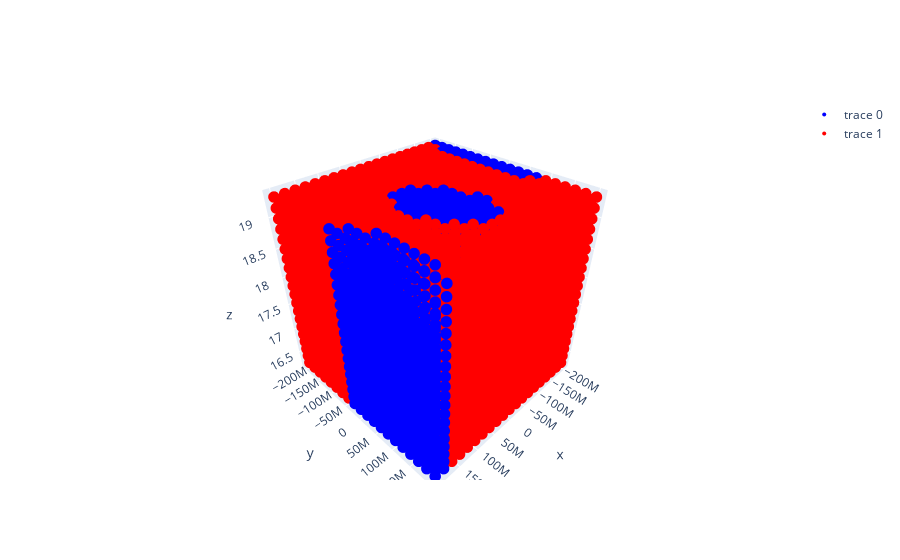

Source (notebook cell):
### Code cell
# plot results
import plotly.graph_objects as go
import plotly.offline as pyo
pyo.init_notebook_mode(connected=True)


fig = go.FigureWidget()
fig.add_scatter3d(x=grid[:, 1][clean], y=grid[:, 2][clean], z=grid[:, 0][clean], mode='markers', marker={'color': 'blue'})
fig.add_scatter3d(x=grid[:, 1][defect], y=grid[:, 2][defect], z=grid[:, 0][defect], mode='markers', marker={'color': 'red'})

fig.update_traces(marker=dict(
    size=4,
    line=dict(
        width=0,
        color='DarkSlateGrey')),
        selector=dict(mode='markers')
)


fig.show()

### Figure 1 — Plotly figure (JSON) as saved in the notebook; plotly's stock layout.template omitted (floating-point values rounded to 4 significant figures; data arrays with more than 128 entries replaced by an {"elided": "..."} marker saying what was removed)
{"data": [{"marker": {"color": "blue", "line": {"color": "DarkSlateGrey", "width": 0}, "size": 4}, "mode": "markers", "type": "scatter3d", "uid": "6e2fccf6-39ff-43b0-81d0-8ead1287d74b", "x": {"elided": "1980 float values"}, "y": {"elided": "1980 float values"}, "z": {"elided": "1980 float values"}}, {"marker": {"color": "red", "line": {"color": "DarkSlateGrey", "width": 0}, "size": 4}, "mode": "markers", "type": "scatter3d", "uid": "e4cb0b83-668d-430d-ae28-0dcfdc1614c1", "x": {"elided": "6020 float values"}, "y": {"elided": "6020 float values"}, "z": {"elided": "6020 float values"}}], "layout": {}}
